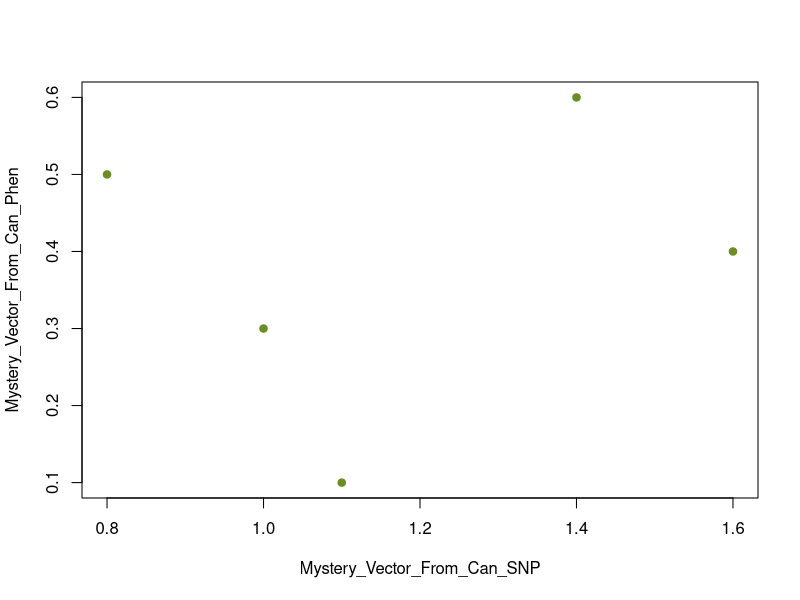

Write the R code that produced this figure.
# Trying to understand SNPs 
# @Principal Components Analysis corrects for stratificiation 
# in genome-wide association studies 
# by Alkes L Price Et Al 

#example data given in figure 1 
Axis_of_Variation <- matrix(c(0.7,0.4,-0.1,-0.4,-0.5)) #generated from PCA 
Candidate_SNP <- matrix(c(2,2,1,1,0))
Candidate_Phenotype <- matrix(c(1,1,0,0,0))

score1 = sum(Axis_of_Variation*Candidate_SNP) #1.7
Axis_of_Variation*Candidate_SNP #doesn't give the list they're referring to. 0.o
Axis_of_Variation*Candidate_Phenotype #neither does this. 0.o 

# presume Axis_of_Variation*Candidate_SNP is the projected C_SNP onto A_o_V
# How do mathematically? Ans should be 1.0, 1.4, 1.1, 1.6, 0.8 
# a_vector = a_proj * b_vector #orthogonal projection 
# a_proj = magnitude(a_vector)*cos(angle between a and b) 
# or a_proj = a_vect dot b_vect
# so then the projection itself is the scalar a_proj times vector b_vector 

score1*Axis_of_Variation #that is not the answer I was expecting. 

#Where are the numbers in figure 1 coming from?? 

score1*Candidate_SNP #nope. Thank goodness bc that would make zero sense. 

#Let's play with the chisquared business for a bit. 
Mystery_Vector_From_Can_SNP <- matrix(c(1.0,1.4,1.1,1.6,0.8)) 
Mystery_Vector_From_Can_Phen <- matrix(c(0.3,0.6,0.1,0.4,0.5)) 

plot(Mystery_Vector_From_Can_Phen~Mystery_Vector_From_Can_SNP, pch = 19, col = "olivedrab")

MAT <- rbind(tabulate(Mystery_Vector_From_Can_Phen),tabulate(Mystery_Vector_From_Can_SNP))

chisq.test(MAT) # gives chisq = 4, df = 1, p-value = 0.0455 
#this is not the example of 0.07 from figure 1- I don't know what they're doing. 
 


# Questions/Observations... 

# I can't get the example from figure 1 
# to work- what are they leaving out? 

# Can we clarify that I have the right 
# conception of what they're doing with these 
# SNPS to generate data? 

# "10 data sets of 100,000 random SNPS"
# how long is the chain where they're SNPing? 
# also 100,000? 
# should I be picturing each of the 10^6 samples
# as a chain of 100,000 single nucleotide pairs, 
# and each sample has a *different* polymorphism? 

# Bunch of references to extra names 
# and methods- I assume we don't need to worry about this
# as it would be excessive specificity 
# and we'll be using our own methods? 
# e.g. "Armitage" trend chisq stat
# e.g. Balding-Nichols model 

# One advantage of their methodology in PCA 
# is that the top ten will include the top 1, 
# unlike in FA, where the top two factors
# doesn't contain the top one factor -- they are different models. 
# how does it work for ICA? 

# One critique I also have is the presumption that #
# population structure should only have one axis of variation
# surely in practice mixed race people are a counterexample to this? 

# By "leading to a loss in power", I assume they mean *not* that 
# there's somehow a loss of statistical power, 
# but rather that there's somehow a loss in the 
# ability to predict the population structure
# once they control for (remove) the differentiating SNP? 

# " We caution that this does not obviate the need to carefully match cases and
# controls when designing a disease study: in the current example, a
# more closely matched set of 500 cases and 500 controls would have
# achieved superior power to detect true associations."
# Now it sounds like they *are* using power in the statistical sense. 
# I think I need a diagram.

# I notice r > 1 in their settings. 
# In table 1 - "proportion of associations reported as significant" 
# Is that 1 - Power? 
# what are their definitions for 'random,' 'differentiated' and 'casual' SNPs? 
# I can guess but I'd rather be specific. 

# What does F_ST refer to? 

# False Positive -- e.g. 'you are of Ashkenazi descent so you 
# do have Gaucher disease' --- makes sense PCA would just plop 
# the disease in with the pop struc, but how did they 'demonstrate above' 
# that highly differentiated candidate SNPs are particularly 
# likely to produce false positive associations

# big idea for us: what's the point of doing ica when pca looks so good 99.9% 